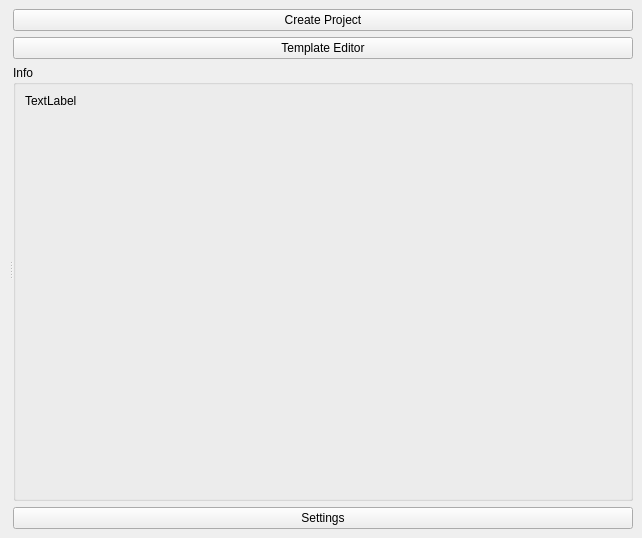
<?xml version="1.0" encoding="UTF-8"?>
<ui version="4.0">
 <class>projectManager</class>
 <widget class="QMainWindow" name="projectManager">
  <property name="geometry">
   <rect>
    <x>0</x>
    <y>0</y>
    <width>642</width>
    <height>538</height>
   </rect>
  </property>
  <property name="windowTitle">
   <string>Project Manager</string>
  </property>
  <widget class="QWidget" name="centralwidget">
   <layout class="QVBoxLayout" name="verticalLayout_2">
    <item>
     <widget class="QSplitter" name="splitter">
      <property name="orientation">
       <enum>Qt::Horizontal</enum>
      </property>
      <widget class="QWidget" name="verticalLayoutWidget">
       <layout class="QVBoxLayout" name="projectList_ly"/>
      </widget>
      <widget class="QWidget" name="layoutWidget">
       <layout class="QVBoxLayout" name="verticalLayout">
        <item>
         <widget class="QPushButton" name="create_btn">
          <property name="text">
           <string>Create Project</string>
          </property>
         </widget>
        </item>
        <item>
         <widget class="QPushButton" name="templateeditor_btn">
          <property name="text">
           <string>Template Editor</string>
          </property>
         </widget>
        </item>
        <item>
         <widget class="QGroupBox" name="groupBox">
          <property name="title">
           <string>Info</string>
          </property>
          <layout class="QVBoxLayout" name="verticalLayout_3">
           <item>
            <widget class="QLabel" name="info_lb">
             <property name="text">
              <string>TextLabel</string>
             </property>
             <property name="alignment">
              <set>Qt::AlignLeading|Qt::AlignLeft|Qt::AlignTop</set>
             </property>
            </widget>
           </item>
          </layout>
         </widget>
        </item>
        <item>
         <widget class="QPushButton" name="setting_btn">
          <property name="text">
           <string>Settings</string>
          </property>
         </widget>
        </item>
       </layout>
      </widget>
     </widget>
    </item>
   </layout>
  </widget>
 </widget>
 <resources/>
 <connections/>
</ui>
